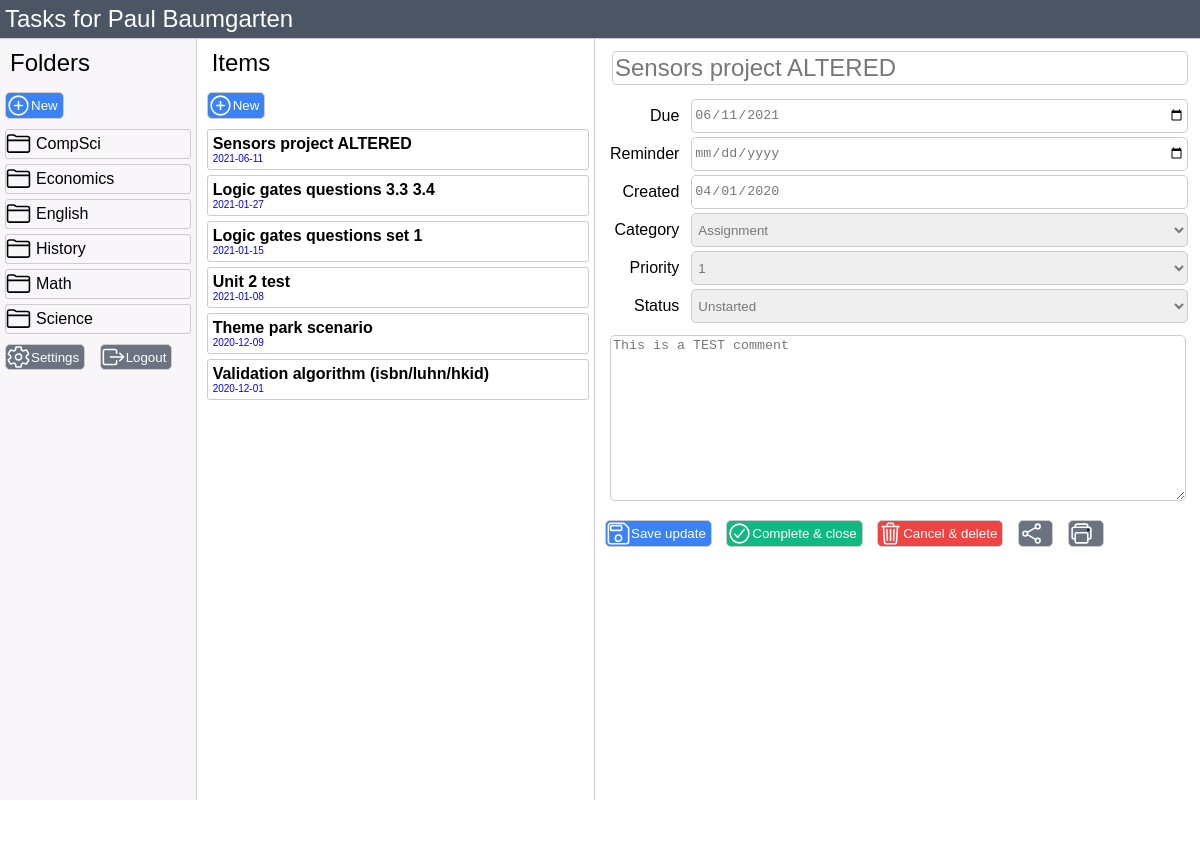
/main (signed in), run on an earlier commit of the app's database.
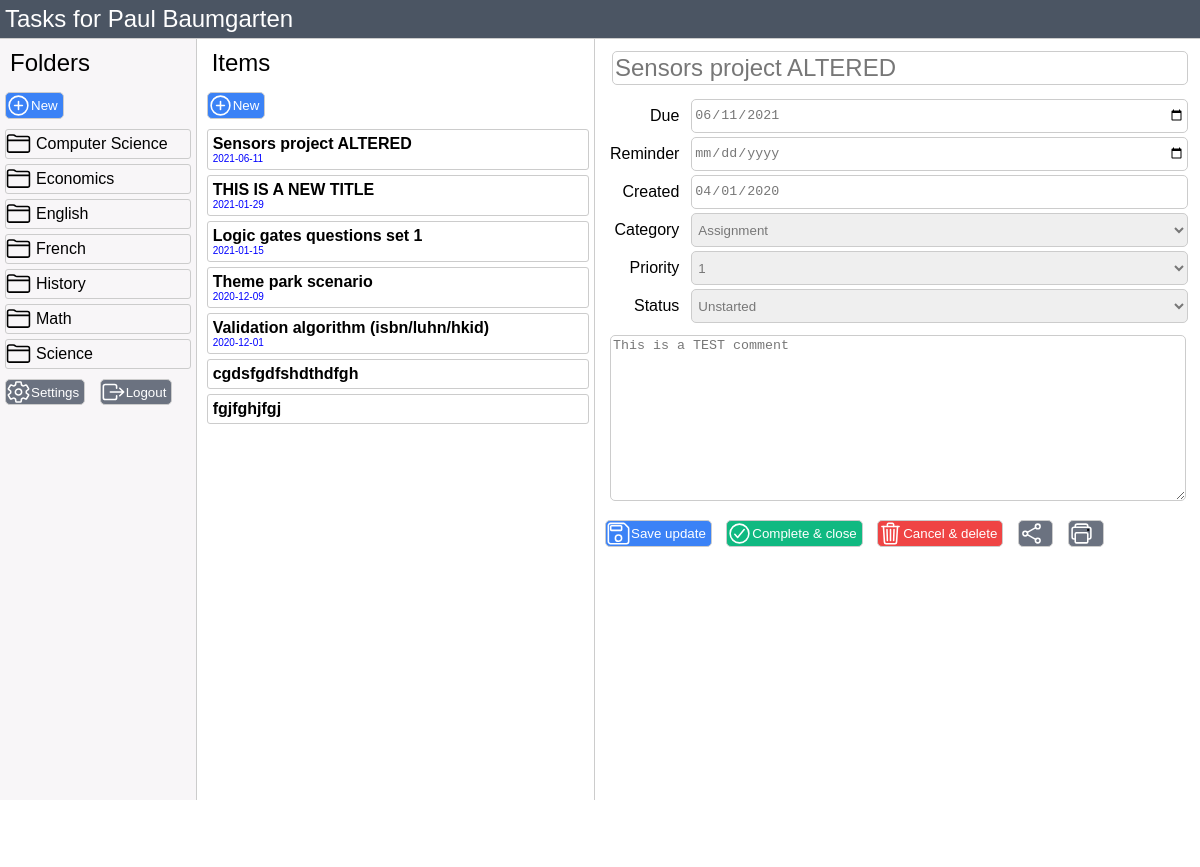
And on a later commit of the database.
### tables this page shows
CREATE TABLE "accounts" (
	"userid"	TEXT,
	"password"	TEXT,
	"salt"	TEXT,
	"email"	TEXT,
	"name"	TEXT,
	PRIMARY KEY("userid")
);

CREATE TABLE "folders" (
	"userid"	TEXT,
	"id"	TEXT,
	"name"	TEXT,
	PRIMARY KEY("id","userid")
);

CREATE TABLE "tasks" (
	"userid"	TEXT,
	"folderid"	TEXT,
	"id"	TEXT,
	"title"	TEXT,
	"due"	TEXT,
	"reminder"	TEXT,
	"created"	TEXT,
	"category"	TEXT,
	"priority"	INTEGER,
	"status"	TEXT,
	"notes"	TEXT,
	"link"	TEXT,
	PRIMARY KEY("id")
);

### server.py (the view)
@app.route("/main")
@flask_login.login_required
def main_page():
    folderid="0"
    if 'folderid' in request.values:
        folderid = request.values['folderid']
    id="1"
    if 'id' in request.values:
        id = request.values['id']
    user = flask_login.current_user.get_dict()
    folders = database_read(f"SELECT * FROM folders WHERE userid='{user['userid']}' ORDER BY name;")
    items = database_read(f"SELECT * FROM tasks WHERE folderid='{folderid}' AND status != 'Completed' AND userid='{user['userid']}';")
    maintask = database_read(f"SELECT * FROM tasks WHERE id='{id}' AND userid='{user['userid']}';")
    if len(maintask)==1:
        maintask = maintask[0]
    else:
        maintask = {}
    return render_template("main.html", user=user, folders=folders, tasks=items, maintask=maintask, folderid=folderid, id=id)

### server.py (called while the page is built)
@login_manager.user_loader
def load_user(userid):
    users = database_read(f"SELECT * FROM accounts WHERE userid='{userid}';")
    if len(users) != 1:
        return None
    user = User(users[0]['userid'], users[0]['email'], users[0]['name'])
    user.id = userid
    return user

def database_read(sql, data=None):
    connection = sqlite3.connect(database_filename)
    connection.row_factory = sqlite3.Row
    db = connection.cursor()
    if data:
        db.execute(sql, data)
    else:
        db.execute(sql)
    records = db.fetchall()
    rows = [dict(record) for record in records]
    db.close()
    connection.close()
    return rows

    def get_dict(self):
        return {'userid': self.id, 'email': self.email, 'name': self.name}

### templates/main.html (shortened to what this page needs)
<!DOCTYPE html>
<html lang="en">
<head>
    <link rel="stylesheet" type="text/css" href="/static/main.css" media="screen"/>
</head>
<body>
    <div class="pageheader">
        <div class="titlebar">Tasks for {{ user.name }}</div>
    </div>
    <div class="container">
        <div class="folders">
            <div class="header">Folders</div>
            <button class="blue icon-new" id="new_folder_button">New</button>
            {% for folder in folders %}
                <a class="folderitem" href="?folderid={{ folder.id }}">{{ folder.name }}</a>
            {% endfor %}
            <div class="controls">
                <button class="gray icon-settings">Settings</button>
                <button class="gray icon-exit">Logout</button>
            </div>
        </div>
        <div class="items">
            <div class="header">Items</div>
            <button class="blue icon-new" id="new_task_button">New</button>
            {% for task in tasks %}
                <a class="itempreview" href="?folderid={{ task.folderid }}&id={{ task.id }}">
                    <div class="itempreviewheader">
                        {{ task.title }}
                    </div>
                    <div class="itempreviewtime">{{ task.due }}</div>
                </a>
            {% endfor %}
        </div>
        <div class="main">
            <form method="POST" enctype="multipart/form-data" action="/save_task">
                <div class="maintitle"><input type="text" name="title" value="{{ maintask.title }}" placeholder="Task title" class="tasktitle"></div>
                <div class="two-columns">
                    <div><label for="due">Due</label></div>
                    <input type="date" name="due" value="{{ maintask.due }}" placeholder="">
                    <div><label for="reminder">Reminder</label></div>
                    <input type="date" name="reminder" value="{{ maintask.remainder }}" placeholder="">
                    <div><label for="created">Created</label></div>
                    <input readonly type="date" name="created" value="{{ maintask.created }}" placeholder="">
                    <div><label for="category">Category</label></div>
                    <select name="category" value="{{ maintask.category }}">
                        <option {{ "selected" if maintask.category=='Assignment' else "" }}>Assignment</option>
                    </select>
                    <div><label for="priority">Priority</label></div>
                    <select name="priority" value="{{ maintask.priority }}">
                        <option {{ "selected" if maintask.priority==1 else "" }}>1</option>
                    </select>
                    <div><label for="status">Status</label></div>
                    <select name="status" value="{{ maintask.status }}">
                        <option {{ "selected" if maintask.status=='Unstarted' else "" }}>Unstarted</option>
                    </select>
                </div>
                <div class="maintext">
                    <textarea name="notes">{{ maintask.notes }}</textarea>
                </div>
                <input type="submit" name="submit-save" class="blue icon-save" value="Save update">
                <input type="submit" name="submit-close" class="green icon-complete" value="Complete & close">
                <input type="submit" name="submit-delete" class="red icon-delete" value="Cancel & delete">
                <input type="button" name="button-share" class="gray icon-share" value=" ">
                <input type="button" name="button-print" class="gray icon-print" value=" ">
            </form>
        </div>
    </div>
</body>
</html>

### static/main.css (style rules this page uses)
html, body { padding: 0; margin: 0; height: 100%; font-family: Helvetica, sans-serif; overflow-y:hidden; }
.container { display: grid; grid-template-columns: 1fr 2fr 50%; gap: 5px 5px; height: 100%; grid-template-areas: "folders items main" }
.pageheader { display: grid; grid-template-columns: 1fr 1fr; background-color: rgba(75, 85, 99,1); border-bottom: 1px solid #ccc; }
.pageheader .titlebar { padding: 5px; font-size: x-large; color: white; }
.controls { bottom: 0; }
.folders { grid-area: folders; background-color: #f8f6f8; border-right: 1px solid #ccc; overflow-y: auto; padding-bottom: 5em; }
.folders .header { font-size: x-large; padding: 5px 5px 5px 5px; margin: 5px 5px 5px 5px; }
.folderitem { padding: 5px 5px 5px 30px; margin: 5px 5px 5px 5px; border-radius: 3px; border: 1px solid #ccc; background:url('/static/icons/folder-outline.svg') no-repeat left center; display: block; cursor: pointer; color: inherit; text-decoration: none; }
.items { grid-area: items; border-right: 1px solid #ccc; overflow-y: auto; padding-bottom: 5em; }
.items .header { font-size: x-large; padding: 5px 5px 5px 5px; margin: 5px 5px 5px 5px; }
.itempreview { padding-bottom: 1em; padding: 5px 5px 5px 5px; margin: 5px 5px 5px 5px; border-radius: 3px; border: 1px solid #ccc; display: block; cursor: pointer; color: inherit; text-decoration: none; }
.itempreviewheader { font-weight: bold; }
.itempreviewtime { font-size: x-small; color: blue; }
.main { grid-area: main; overflow-y: auto; padding-bottom: 5em; padding-right: 10px; }
.maintitle { font-size: x-large; padding: 5px 5px 5px 5px; margin: 5px 5px 5px 5px; }
.maintext { padding: 5px 5px 5px 5px; margin: 5px 5px 5px 5px; }
.two-columns { display: grid; grid-template-columns: auto 1fr; }
.tasktitle { font-size: x-large; width: 100%; }
.two-columns div { padding: 5px 5px 5px 5px; margin: 5px 5px 5px 5px; text-align: right; }
.main textarea { width: 100%; height: 12em; line-height: 1.2em; }
button { background-color: rgba(59, 130, 246, 1); color: white; padding: 5px 5px 5px 25px; margin: 5px 5px 5px 5px; border-radius: 5px; border: 1px solid #ccc; width: 1fr; display: inline-block; height: 2em; }
input[type='button'] { background-color: rgba(59, 130, 246, 1); color: white; padding: 5px 5px 5px 25px; margin: 5px 5px 5px 5px; border-radius: 5px; border: 1px solid #ccc; width: 1fr; display: inline-block; height: 2em; }
input[type='submit'] { background-color: rgba(59, 130, 246, 1); color: white; padding: 5px 5px 5px 25px; margin: 5px 5px 5px 5px; border-radius: 5px; border: 1px solid #ccc; width: 1fr; display: inline-block; height: 2em; }
button.blue, input[type='button'].blue, input[type='submit'].blue { background-color: rgba(59, 130, 246, 1); }
button.red, input[type='button'].red, input[type='submit'].red { background-color: rgba(239, 68, 68, 1); }
button.green, input[type='button'].green, input[type='submit'].green { background-color: rgba(16, 185, 129,1); }
button.gray, input[type='button'].gray, input[type='submit'].gray { background-color: rgba(107, 114, 128,1); }
input { padding: 2px; margin: 2px; border: 1px solid #ccc; border-radius: 5px; color: #777; }
select { padding: 2px; margin: 2px; border: 1px solid #ccc; border-radius: 5px; color: #777; }
textarea { border: 1px solid #ccc; border-radius: 5px; color: #777; }
.icon-exit { background:url('/static/icons/exit-outline.svg') no-repeat left center; }
.icon-new { background:url('/static/icons/add-circle-outline.svg') no-repeat left center; }
.icon-settings { background:url('/static/icons/settings-outline.svg') no-repeat left center; }
.icon-save { background:url('/static/icons/save-outline.svg') no-repeat left center; }
.icon-complete { background:url('/static/icons/checkmark-circle-outline.svg') no-repeat left center; }
.icon-delete { background:url('/static/icons/trash-outline.svg') no-repeat left center; }
.icon-share { background:url('/static/icons/share-social-outline.svg') no-repeat left center; }
.icon-print { background:url('/static/icons/print-outline.svg') no-repeat left center; }

What changed in the data, as far as the page shows it:
removed tasks: title "Unit 2 test", due "2021-01-08"
changed folders: name "CompSci" → "Computer Science"
added folders: name "French"
changed tasks: title "Logic gates questions 3.3 3.4" → "THIS IS A NEW TITLE"; due "2021-01-27" → "2021-01-29"
added tasks: title "cgdsfgdfshdthdfgh"
added tasks: title "fgjfghjfgj"
